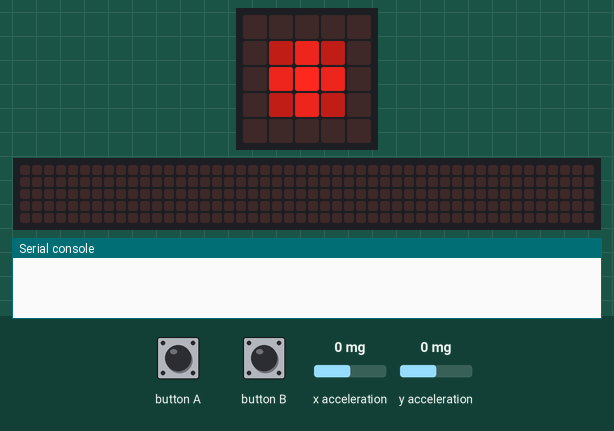
The program below on a simulated BBC micro:bit running MicroPython. Parts: the board's 5×5 LED display, a strip that is not on the board, showing the scrolling text unrolled, the last lines printed to the serial console. The inputs (shaded band) are chosen by the test bench; at power-on: x acceleration 0 mg, y acceleration 0 mg. No radio messages arrive unless stated (any console line starting 'radio sent:' is added by the test bench); the 48×5 strip is a reading aid, not a part: it shows the text the display is scrolling, unrolled, one strip-width of it at a time.

Above: at 5.2 s.
5.3 s: x acceleration set to -1440 mg
At 5.8 s:
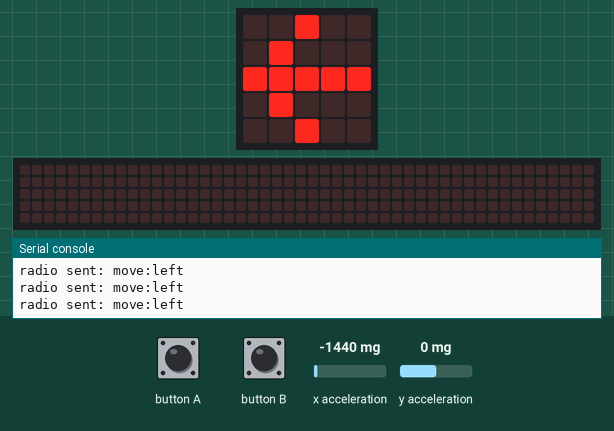
6.8 s: button A pressed for 0.15 s
At 6.89 s:
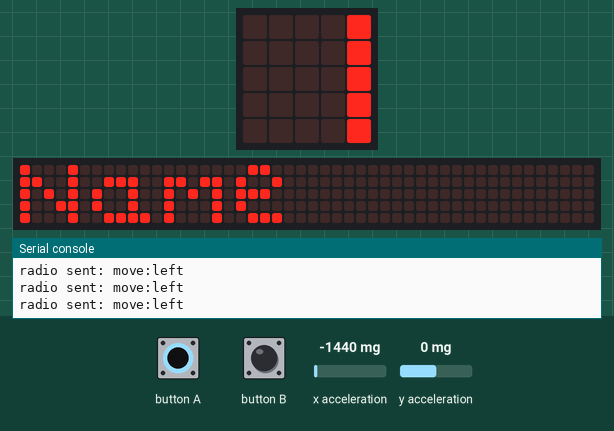
7.5 s: button B pressed for 0.15 s
8.2 s: y acceleration set to -1440 mg
11.2 s: y acceleration set to 750 mg
At 12.5 s:
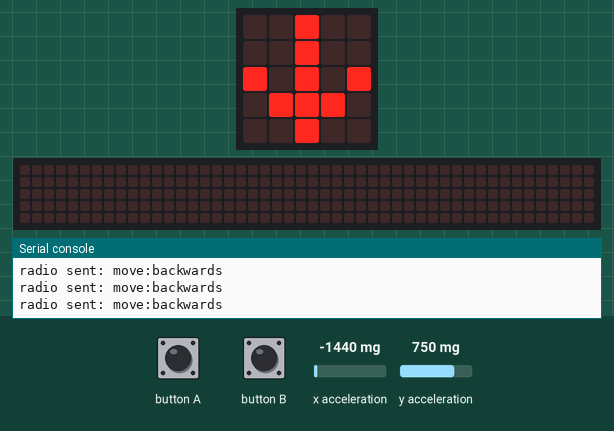
12.8 s: button A pressed for 1 s
At 13.46 s:
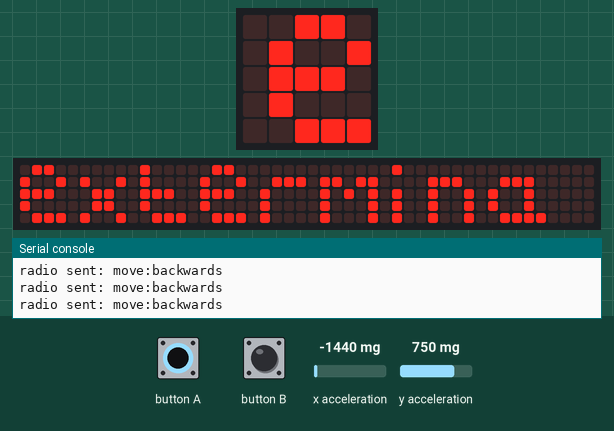

The program:

controller.py
```python
import radio
from microbit import button_a, button_b, display, Image, sleep, accelerometer

SPEECH = [
    ("Hello", ),
    ("Name", ),
    ("exterminate", ),
    ("follow", ),
    ("ok", "YES"),
    ("yes", "YES"),
    ("no", "NO"),
    ("understand", "CONFUSED"),
]

INDEX = 0

DIRECTIONS = [
    (accelerometer.get_y, "backwards", "forwards"),
    (accelerometer.get_x, "right", "left"),
]

ARROWS = {
    "backwards": Image.ARROW_S,
    "forwards": Image.ARROW_N,
    "left": Image.ARROW_W,
    "right": Image.ARROW_E,
}


radio.on()
display.scroll(SPEECH[INDEX][0])


def get_direction(method, positive, negative):
    value = (method() + 300) // 700
    if value == 0:
        return None
    value = value // abs(value)
    if value > 0:
        return positive
    return negative

while True:
    ct = button_a.get_presses()
    if ct > 0:
        INDEX += ct
        while INDEX >= len(SPEECH):
            INDEX = INDEX - len(SPEECH)
        display.scroll(SPEECH[INDEX][0])
    if button_b.was_pressed():
        radio.send("say:{}".format(":".join(SPEECH[INDEX])))
        display.show(Image("05750:32023:04640:00000:00900"))
        sleep(250)

    value = None
    for direction in DIRECTIONS:
        value = get_direction(*direction)
        if value is not None:
            break
    if value is None:
        display.show(Image("00000:03730:07970:03730:00000"))
    else:
        display.show(ARROWS[value])
        radio.send("move:{}".format(value))
        sleep(150)
```

Measured:
- after the input at 5.3 s, the display: changes at once (image 1)
- after the input at 6.8 s, the display: changes at once (image 2)
- after the input at 11.2 s, the display: changes after 0.10 s (image 3)
- after the input at 12.8 s, the display: first changes after 0.14 s (image 4 shows a later state)
